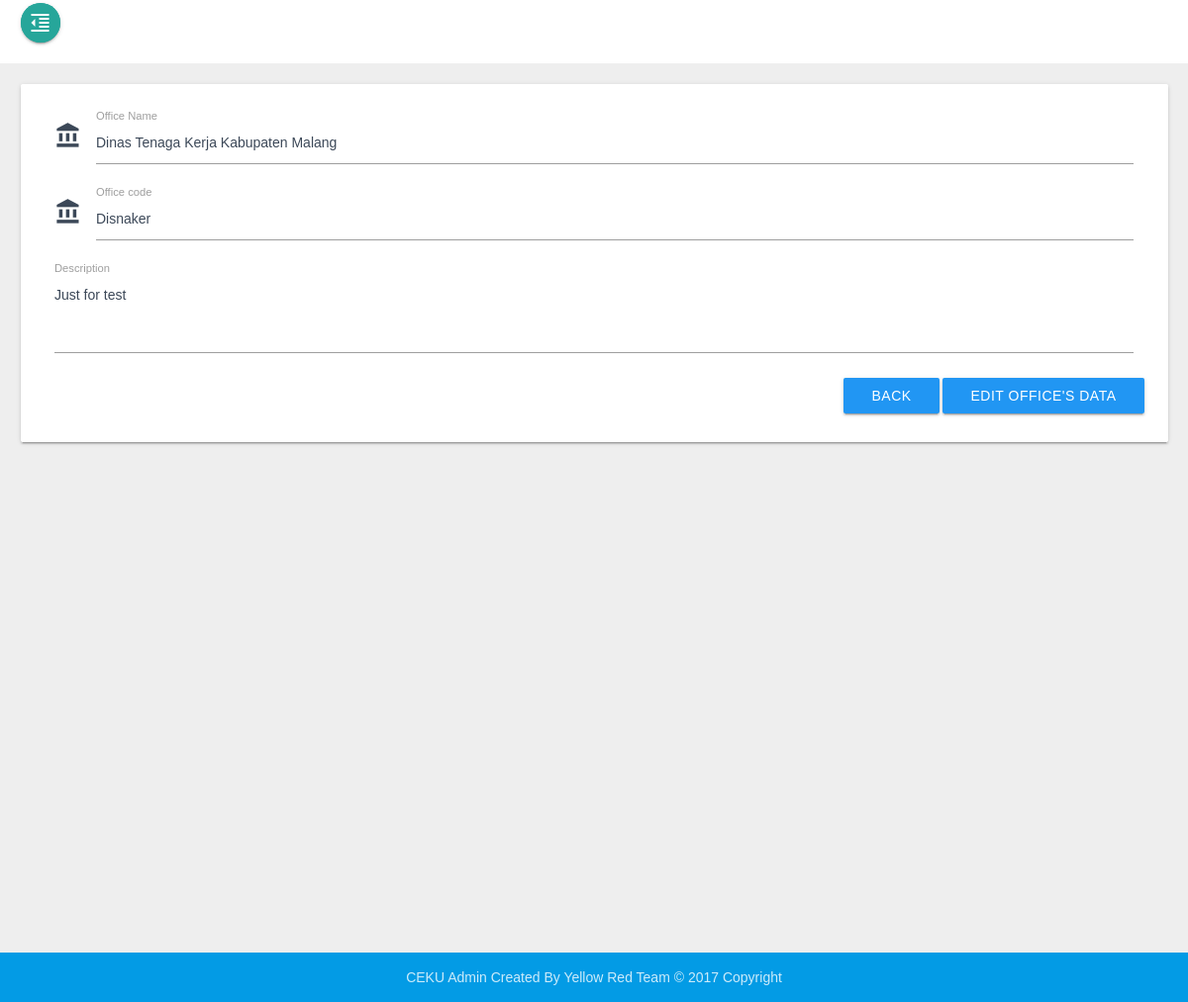
/wp-admin/edit_office?id_office=6 (signed in), run on an earlier commit of the app's database.
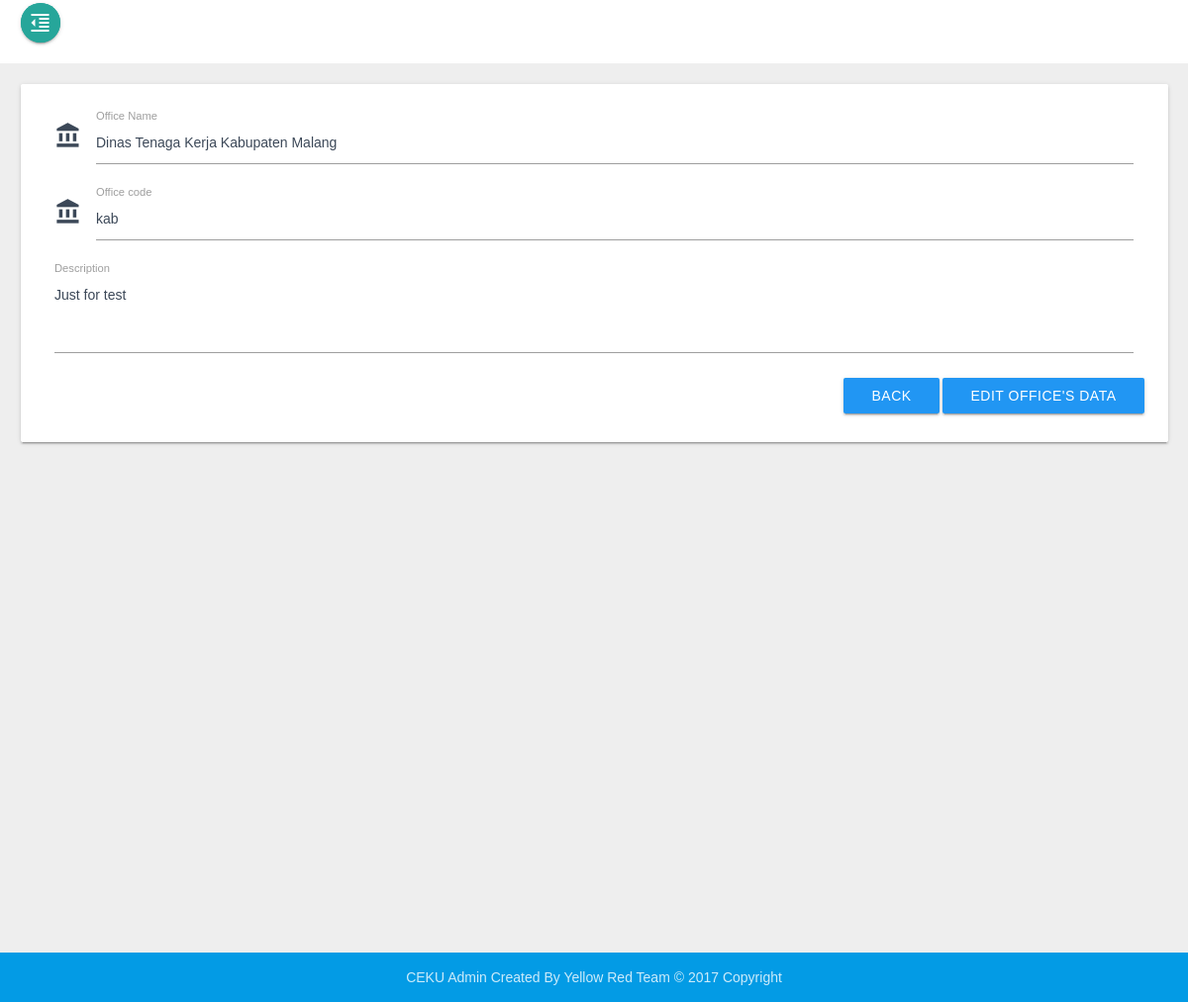
And on a later commit of the database.
### tables this page shows
CREATE TABLE `office` (
  `Id_office` int(12) NOT NULL,
  `Office_name` varchar(225) NOT NULL,
  `Office_code` varchar(225) NOT NULL,
  `Description` text NOT NULL
);

### wp-admin/edit_office.php (the view, shortened to what this page needs)
<?php
include("script/header_script.php");
    if (isset($_GET['id_office'])) {
        $id_office = ($_GET["id_office"]);
        $query = "SELECT * FROM office WHERE Id_office = '$id_office' ";
        $result = mysqli_query($con, $query);
        $data = mysqli_fetch_assoc($result);
        $Office_name = $data["Office_name"];
        $Office_code = $data["Office_code"];
        $Description = $data["Description"];
    }else{
			header("location:../404");
    }
    ?>
    <div class="wrapper animsition">
        <main class="main">
          <?php include("menu/header.php") ?>
            <div class="main-content section">
              <div class="row">
                <form class="col s12" method="POST" action="system/edit_office.php">
                  <div class="card-panel">
                    <div class="row">
                      <div class="input-field col s12 m12">
                        <i class="material-icons prefix">account_balance</i>
                        <input id="icon_prefix" class="validate" type="text" name="office_name" value="<?php echo $Office_name ?>">
                        <label for="icon_prefix" class="">Office Name</label>
                      </div>
                      <div class="input-field col s12 m12">
                        <i class="material-icons prefix">account_balance</i>
                        <input id="icon_prefix" class="validate" type="text" name="office_code" value="<?php echo $Office_code ?>">
                        <label for="icon_prefix" class="">Office code</label>
                      </div>
                      <div class="input-field col s12">
                        <textarea id="textarea1" class="materialize-textarea" style="height: 45px;" name="desk"><?php echo $Description ?></textarea>
                        <label for="textarea1" class="">Description</label>
                      </div>
                    </div>
                    <div class="row" align="right">
                      <a href="office" type="submit" name="input" class="waves-effect waves-light btn blue">
                        Back
                      </a>
                      <button type="submit" name="input" class="waves-effect waves-light btn blue">
                        Edit Office's Data
                      </button>
                </form>
              </div>
            </div>
          <?php include("menu/footer.php") ?>
        </main>
      </div>
<?php include("script/footer_script.php"); ?>

What changed in the data, as far as the page shows it:
changed office "Dinas Tenaga Kerja Kabupaten Malang": office_code "Disnaker" → "kab"
